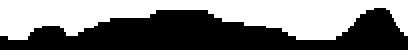
%> input picture FDTD/tube.bmp, 204 x 25 px (shown 2 times larger)
$ octave diffuser_FDTD_example.m   (GNU Octave 9; MATLAB toolbox functions it lacks are replaced by stand-ins)
%> lines starting %> are read from the running program, lines starting %| are printed output that depends on the picture; in (x1, y1, x2, y2) boxes, pixels count from 0 and x2, y2 are one past the last pixel; in counts of white or black regions, pixels touching at a corner belong together; the program's own positions count from 1
### FDTD/getK.m
function K = getK()
    img = imread('tube.bmp');
%> img is the input picture: size 25x204 uint8; 49.2% white; 1 white region, box (x1, y1, x2, y2) and area: (0, 0, 204, 20) 2509
    rs = zeros([size(img,2),1]);
    for i = 1:size(img,2)
        rs(i) = sum(0==img(:,i));
    end
%> after the loop, rs = 204 values, max 21 at index 188, min 5 at index 5, mean 12.7
    Courant=sqrt(1/3);             % Courant number
    c=343.5;                   % Speed of sound in air
    roomDims = [3,3,12];        % Room dimensions [Lx, Ly, Lz] in meters
    fs=10000;                  % Sample rate (Hz)
    dt=1/fs;                    % (temporal) sample period
    dx=c*dt/Courant;
    roomDimsD = round(roomDims/dx)+2;    % Room dimensions [Nx,Ny,Nz] in nodes
    K = zeros(roomDimsD);
    mid = 25;
    for i = 1:size(K,3)
        [x y] = getmidpointcircle(mid,mid,rs(i));

        for j = 1:size(x,1)
           if y(j) > mid
               K(x(j),mid:(y(j)-1),i) = 6;
           else
               K(x(j),(y(j)+1):mid,i) = 6;
           end
        end
        for j = 1:size(x,1)
            K(x(j),y(j),i) = 5;
        end
    end
%> this loop made 204 passes
%> (octant_size in getmidpointcircle, n_points in getmidpointcircle, y) on passes 1 to 3: (6, 48, 7), (6, 48, 7), (6, 48, 7)
end

### FDTD/getmidpointcircle.m
function [xc, yc] = getmidpointcircle(x0, y0, radius)
%% GETMIDPOINTCIRCLE return the x,y pixel coordinates of a circle
%
% [x y] = GETMIDPOINTCIRCLE(x0, y0, radius) returns the pixel coordinates
% of the circle centered at pixel position [x0 y0] and of the given integer
% radius. The mid-point circle algorithm is used for computation
% (http://en.wikipedia.org/wiki/Midpoint_circle_algorithm).
%
% This function is aimed at image processing applications, where the
% integer pixel coordinates matter, and for which one pixel cannot be
% missed or duplicated. In that view, using rounded trigonometric
% coordinates generated using cosine calls are inadequate. The mid-point
% circle algorithm is the answer.
%
% Accent is made on performance. We compute in advance the number of point
% that will be generated by the algorithm, to pre-allocate the coordinates
% arrays. I have tried to do this using a MATLAB class implementing the
% iterator pattern, to avoid computing the number of points in advance and
% still be able to iterate over circle points. However, it turned out that
% repeated function calls is extremely expansive, and the class version of
% this function is approximately 1000 times slower. With this function, you
% can get the pixel coordinates of a circle of radius 1000 in 0.16 ms, and
% this time will scale linearly with increasing radius (e.g. it takes
% 0.16 s for a radius of 1 million).
%
% Also, this functions ensure that sorted coordinates are returned. The
% mid-point algorithm normally generates a point for the 8 circles octants
% in one iteration. If they are put in an array in that order, the [x y]
% points will jump from one octant to another. Here, we ensure that they
% are returned in order, starting from the top point, and going clockwise.
%
% EXAMPLE
%
% n_circles = 20;
% color_length = 100;
% image_size = 128;
% max_radius = 20;
%
% I = zeros(image_size, image_size, 3, 'uint8');
% colors = hsv(color_length);
%
% for i = 1 : n_circles
%
%     x0 = round( image_size * rand);
%     y0 = round( image_size * rand);
%     radius = round( max_radius * rand );
%
%     [x y] = getmidpointcircle(x0, y0, radius);
%
%     index = 1 ;
%     for j = 1 : numel(x)
%         xp = x(j);
%         yp = y(j);
%
%         if ( xp < 1 || yp < 1 || xp > image_size || yp > image_size )
%             continue
%         end
%         I(xp, yp, :) = round( 255 * colors(index, :) );
%         index = index + 1;
%         if index > color_length
%             index = 1;
%         end
%     end
%
% end
%
% imshow(I, []);
%
%
% Jean-Yves Tinevez <jeanyves.tinevez@gmail.com> - Nov 2011 - Feb 2012

    % Compute first the number of points
     octant_size = floor((sqrt(2)*(radius-1)+4)/2);
     n_points = 8 * octant_size;

     % Iterate a second time, and this time retrieve coordinates.
     % We "zig-zag" through indices, so that we reconstruct a continuous
     % set of of x,y coordinates, starting from the top of the circle.

     xc = NaN(n_points, 1);
     yc = NaN(n_points, 1);

     x = 0;
     y = radius;
     f = 1 - radius;
     dx = 1;
     dy = - 2 * radius;

     % Store

     % 1 octant
     xc(1) = x0 + x;
     yc(1) = y0 + y;

    % 2nd octant
     xc(8 * octant_size) = x0 - x;
     yc(8 * octant_size) = y0 + y;

     % 3rd octant
     xc(4 * octant_size) = x0 + x;
     yc(4 * octant_size) = y0 - y;

     % 4th octant
     xc(4 * octant_size + 1) = x0 - x;
     yc(4 * octant_size + 1) = y0 - y;

     % 5th octant
     xc(2 * octant_size) = x0 + y;
     yc(2 * octant_size) = y0 + x;

     % 6th octant
     xc(6 * octant_size + 1) = x0 - y;
     yc(6 * octant_size + 1) = y0 + x;

     % 7th octant
     xc(2 * octant_size + 1) = x0 + y;
     yc(2 * octant_size + 1) = y0 - x;

     % 8th octant
     xc(6 * octant_size) = x0 - y;
     yc(6 * octant_size) = y0 - x;


     for i = 2 : n_points/8

         % We update x & y
         if f > 0
             y = y - 1;
             dy = dy + 2;
             f = f + dy;
         end
         x = x + 1;
         dx = dx + 2;
         f = f + dx;

         % 1 octant
         xc(i) = x0 + x;
         yc(i) = y0 + y;

         % 2nd octant
         xc(8 * octant_size - i + 1) = x0 - x;
         yc(8 * octant_size - i + 1) = y0 + y;

         % 3rd octant
         xc(4 * octant_size - i + 1) = x0 + x;
         yc(4 * octant_size - i + 1) = y0 - y;

         % 4th octant
         xc(4 * octant_size + i) = x0 - x;
         yc(4 * octant_size + i) = y0 - y;

         % 5th octant
         xc(2 * octant_size - i + 1) = x0 + y;
         yc(2 * octant_size - i + 1) = y0 + x;

         % 6th octant
         xc(6 * octant_size + i) = x0 - y;
         yc(6 * octant_size + i) = y0 + x;

         % 7th octant
         xc(2 * octant_size + i) = x0 + y;
         yc(2 * octant_size + i) = y0 - x;

         % 8th octant
         xc(6 * octant_size - i + 1) = x0 - y;
         yc(6 * octant_size - i + 1) = y0 - x;

     end

end

### FDTD/diffuser_FDTD_example.m
%% **************************************************
%
% Example 3D-FDTD code to simulate scattering
%
% v1.0 - July 2015
%
% Jonathan Sheaffer, Ben-Gurion University, Israel
% Trevor Cox, University of Salford, UK
%


clear
close
clc

%% **************************************************
% DEFINE SIMULATION PARAMETERS
%
roomDims = [3,3,12];        % Room dimensions [Lx, Ly, Lz] in meters
srcPos = [1.5,1.5,0.5];        % Source position [x,y,z] in meters

fs=10000;                  % Sample rate (Hz)
Courant=sqrt(1/3);             % Courant number
c=343.5;                   % Speed of sound in air
simLength = 0.05;          % how long you want to simulate(seconds).
ra = 1e-10;                % Admittance of rigid materials
dt=1/fs;                    % (temporal) sample period

dx=c*dt/Courant;                 % (spatial) sample period

maxc = 0.03;               % caxis limits (for visualisation only)

roomDimsD = round(roomDims/dx)+2;    % Room dimensions [Nx,Ny,Nz] in nodes
srcPosD = round(srcPos/dx);          % Discrete source position

maxN = round(simLength/dt);

%% **************************************************
% DESIGN EXCITATION FUNCTION
%
% We design a simple Gaussian pulse, and pass it through a
% DC blocking filter (to avoid exciting near zero frequency)
%
fc = 0.075;     % Cutoff frequency (normalised 0.5=nyquist)
n0 = 30;        % Initial delay (samples)
sigma=sqrt(2*log(2))/(2*pi*(fc/dt));
n=0:maxN;
srcFn=exp(-dt^2*(n-n0).^2/(2*sigma^2));
srcFn=filter([1 -1], [1 -0.995], srcFn); % DC Blocker
srcFn = repmat(srcFn(1:50),1,10);
%% **************************************************
% ALLOCATE MATRICES
%
p = zeros([roomDimsD 3]);   % Pressure matrix (Nx x Ny x Nz x 3)
                            % Fourth dimension is discrete time
                            % (:,:,:,1) is (n+1)
                            % (:,:,:,2) is (n)
                            % (:,:,:,3) is (n-1)

K = zeros(roomDimsD);       % Node classification mask
                            % 6 = air, 5 = surface, 4 = edge, 3 = corner


beta = ones(roomDimsD)*ra;  % Boundary admittance mask
                            % default is rigid material ("ra")

% Define shift vectors
ll=2:roomDimsD(1)-1;
mm=2:roomDimsD(2)-1;
ii=2:roomDimsD(3)-1;

%% **************************************************
% DEFINE BOUNDARY CONDITIONS
%
K = getK();
% Walls - absorptive
K(2,:,:)=0;         beta(2,:,:)=1;
K(end-1,:,:)=0;     beta(end-1,:,:)=1;
K(:,2,:)=0;         beta(:,2,:)=1;
K(:,end-1,:)=0;     beta(:,end-1,:)=1;
% floor ceil
K(:,:,2)=0;         beta(:,:,2)=1;
K(:,:,end-1)=0;     beta(:,:,end-1)=1;


% [10 lines of commented-out code are left out]


%% **************************************************
% PREPARE SIMULATION
%

% Intermediate boundary matrix
BK = (6-K)*Courant.*beta/2;
zero_K=find(K==0);
%> zero_K = 423030 values from 1 to 551616
five_K=find(K==5);
%> five_K = 14640 values from 907 to 550551

% Visualisation infrastructure
axis equal;
%% View cross section
% View_plane = {':', 25, ':'};
% xlim([2 roomDimsD(3)-1]);
% ylim([2 roomDimsD(1)-1]);

%% View longitudinal section
View_plane = {':', ':', 25};
xlim([0 roomDimsD(1)])
ylim([0 roomDimsD(1)])
%%

bv=squeeze(K(View_plane{:})); bv(bv==6)=0;
%> after `bv=squeeze(K(View_plane{:}))`:
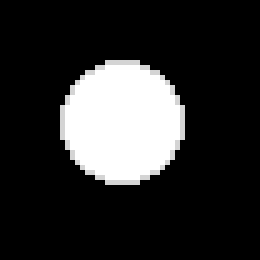
%> bv: size 52x52 double (shown 5 times larger); min 0, max 6, mean 1.06; drawn with min black and max white
%> after `bv(bv==6)=0`:
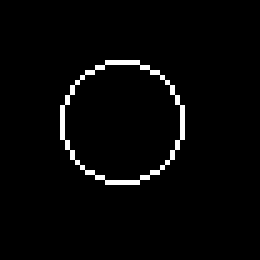
%> bv: size 52x52 double (shown 5 times larger); values 0 (black) and 5 (white), 2.5% white in thin lines or dots, all inside (x1, y1, x2, y2) = (12, 12, 37, 37)
pl = abs(p(View_plane{:},1));
h1=surface(bv); hold on;
%> after `h1=surface(bv)`: h1 = -39.77
h2=pcolor(squeeze(pl)); colormap(flipud(bone));
set(gca,'XAxisLocation','top','YAxisLocation','left','ydir','reverse');
hold off;
colorbar;
caxis([0 maxc]);


shading interp;

%% **************************************************
% EXECUTE SIMULATION
%
for nn=2:maxN

    % Update the grid
    % c = dx/dt
    p(ll,mm,ii,1) = ((2-K(ll,mm,ii)*Courant^2).*p(ll,mm,ii,2) + (BK(ll,mm,ii)-1).*p(ll,mm,ii,3) ...
        + (Courant^2) * (p(ll+1,mm,ii,2) + p(ll-1,mm,ii,2) + p(ll,mm+1,ii,2) ...
        + p(ll,mm-1,ii,2) + p(ll,mm,ii+1,2) + p(ll,mm,ii-1,2))) ./ (1+BK(ll,mm,ii));

    % Enforce zero pressure at 'dead spaces' (inside objects)
    p(zero_K)=0;
%     p(five_K)=0;

    % Inject the source (soft source)
    p(srcPosD(1),srcPosD(2),srcPosD(3),2) = p(srcPosD(1),srcPosD(2),srcPosD(3),2) + srcFn(nn);

    % Shift matrices in time
    p(:,:,:,3) = p(:,:,:,2);
    p(:,:,:,2) = p(:,:,:,1);

    % Visualise in 2D
    % Plane parallel to the floor at the source's height
    % Absolute value of pressure, linear scale
    pl = squeeze(abs(p(View_plane{:},1)));

    set(h2,'CData',pl*0.5);
    if nn==150, maxc=maxc/2; caxis([0 maxc]); end
    title(sprintf('Sample number %d out of %d\n Note that for visual clarity, the colorscale changes at nn=150.',nn,maxN));

    drawnow;
end
%> after the loop, maxc = 0.015
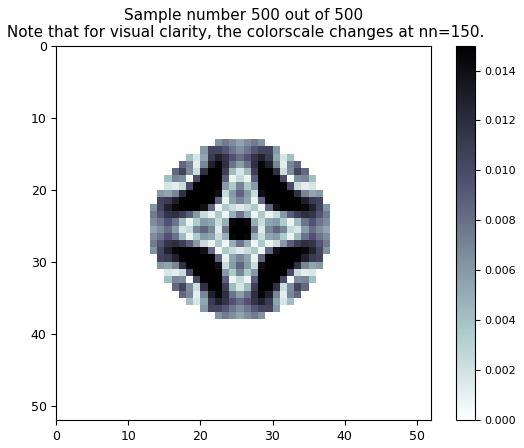
%> figure redrawn from the program's plot data
